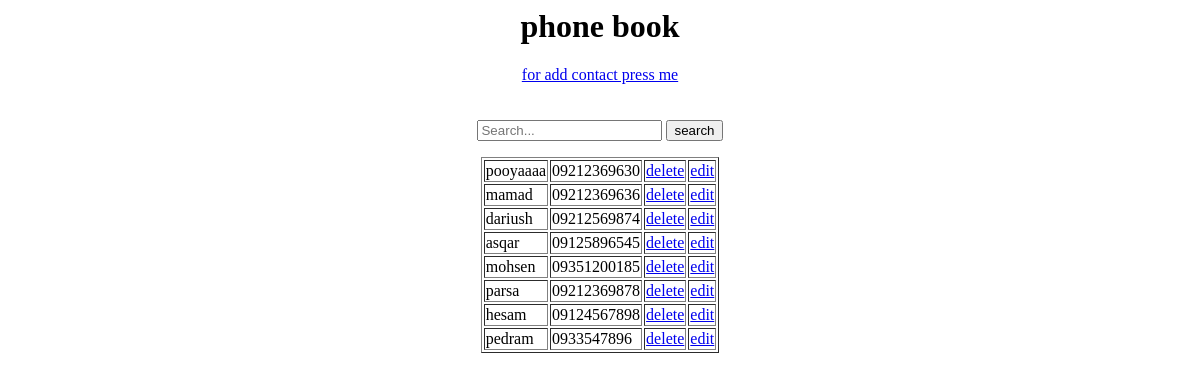
The page /phonebook/ on the database as committed earlier.
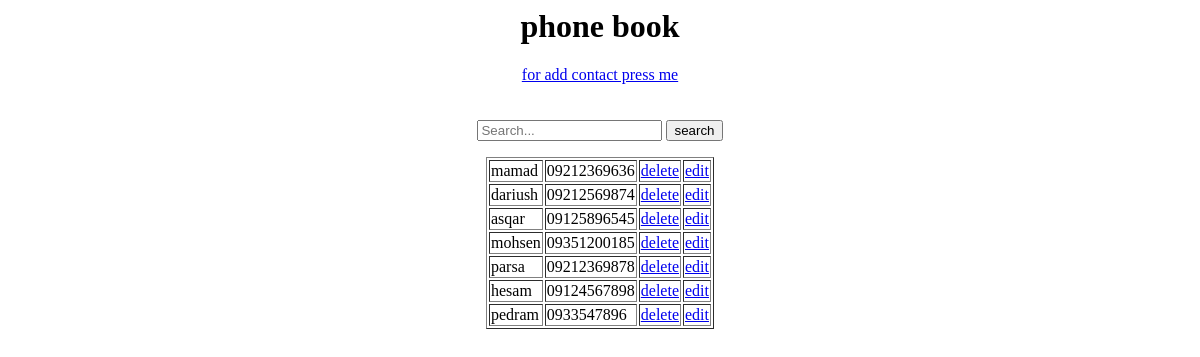
The same page on the database as committed later.
### accounts/models.py (models this page shows)
class phonenum(models.Model):
    name = models.CharField(max_length = 200)
    phone_num = models.CharField (
        max_length = 30,
        validators = [
            RegexValidator(
                regex = '(\+989|9|09)(12|19|35|36|37|38|39|32|90|91|92|93|21|94|11|12|13|14|15|16|17|18|30|33|35|36|37|38|39|01|02|03|04|05|20|21|22|32|31|34)\d{7}',
                code = 'invalid_number'
            ),
        ]
    )

### accounts/views.py (the view)
# urls.py: path('phonebook/',num, name ='phonebook'),
def num(request):
    context = {
        'phonenums': phonenum.objects.all()
    }
    return render (request,'tmp/phonebook.html',context)

### accounts/templates/tmp/phonebook.html (shortened to what this page needs)
<center>
<h1>phone book</h1>
<a href="/add">for add contact press me</a>
<br/><br/><br/>
<form action="{% url 'search_results' %}" method="get">
  <input name="q" type="text" placeholder="Search...">
  <input type="submit" value="search">
</form>
<table border="1">
{% for phonenum in phonenums %}
<tr>
<td>{{phonenum.name}}</td>
<td>{{phonenum.phone_num}}</td>
<td><a href="delete/{{ phonenum.id }}">delete</a>
<td><a href="update/{{ phonenum.id }}">edit</a></td>
</tr>
{% endfor %}
</table>

Rows that differ between the two databases and show on the page:
removed phonenum: name "pooyaaaa", phone_num "09212369630"
